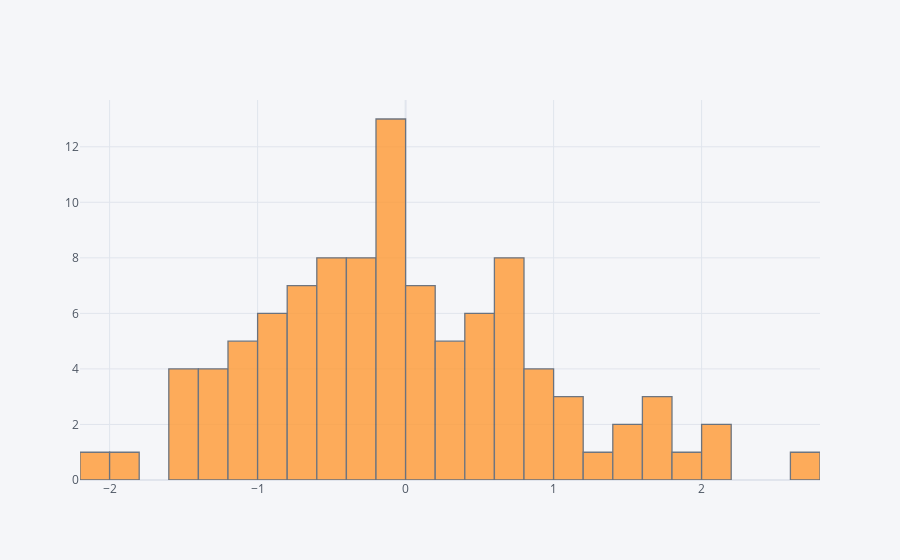

Notebook code cell kept with this figure:
### Markdown cell above
## histogram

### Code cell
df['A'].iplot(kind='hist',bins=25)

### Figure 1 — Plotly figure (JSON) as saved in the notebook; plotly's stock layout.template omitted (floating-point values rounded to 4 significant figures)
{"data": [{"histfunc": "count", "histnorm": "", "marker": {"color": "rgba(255, 153, 51, 1.0)", "line": {"color": "#4D5663", "width": 1.3}}, "name": "A", "nbinsx": 25, "opacity": 0.8, "orientation": "v", "type": "histogram", "x": [-1.041, -0.4354, 0.3409, 2.075, -0.2475, 0.6186, 0.06459, 0.192, 0.6461, -1.039, 0.6227, -0.1674, -0.1926, -0.04046, -2.032, -1.252, -1.061, -1.301, 2.731, -0.01491, -0.3365, 1.569, -0.3537, -0.7774, -0.5531, 0.3732, 0.475, 0.6675, 0.6342, 0.3782, 1.807, 0.1008, 0.444, -1.6, -0.9362, 1.643, -0.1997, -0.5739, -0.4867, -0.7495, -0.468, -0.6462, -1.45, -0.6729, -0.2592, -0.2452, 0.9425, 0.09746, -0.05671, -0.3701, -1.533, -1.513, 1.002, -0.1448, -0.06713, 0.3617, 0.7879, 1.205, 0.6388, 0.674, -0.7148, 0.1884, 0.4774, -0.03501, -1.034, 0.1595, -0.1959, -0.6853, -0.5881, 0.1704, 0.5914, -0.9199, 0.9574, -0.2238, 0.4395, -0.3132, 0.8994, -0.8265, -0.1654, -0.1352, 0.8091, -1.309, -0.4542, 0.4907, 1.424, 1.13, -1.134, 1.75, -0.1561, -0.9701, -1.292, 2.015, 1.065, 0.378, -0.8581, -1.892, -0.7191, -0.5523, -0.913, 1.657]}], "layout": {"barmode": "overlay", "legend": {"bgcolor": "#F5F6F9", "font": {"color": "#4D5663"}}, "paper_bgcolor": "#F5F6F9", "plot_bgcolor": "#F5F6F9", "title": {"font": {"color": "#4D5663"}}, "xaxis": {"gridcolor": "#E1E5ED", "showgrid": true, "tickfont": {"color": "#4D5663"}, "title": {"font": {"color": "#4D5663"}, "text": ""}, "zerolinecolor": "#E1E5ED"}, "yaxis": {"gridcolor": "#E1E5ED", "showgrid": true, "tickfont": {"color": "#4D5663"}, "title": {"font": {"color": "#4D5663"}, "text": ""}, "zerolinecolor": "#E1E5ED"}}}
